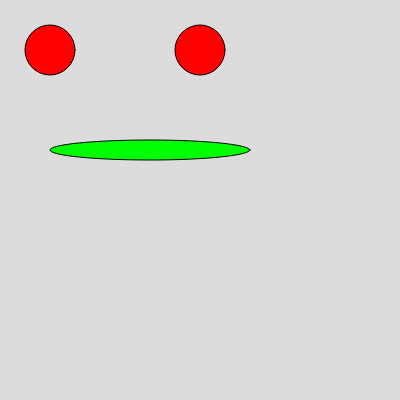
Frame 1 (no input)
Frame 60 (no input): identical to frame 1, image omitted
Frame 120 (the mouse pressed at the canvas centre since frame 60): identical to frame 1, image omitted

The p5.js sketch that drew this single still picture (run headless with seeded random() and noise() and a simulated clock; from frame 60 on, the mouse is pressed at the canvas centre):

// p5.js sketch
// ── sketch.js
function setup() {
  createCanvas(400, 400);
}

function draw() {
  background(220);
 // eyes
  fill(254,0,0)
  circle(50,50,50);
  circle (200,50,50);
 
 // mouth
  fill (0,255,0,255)
  ellipse (150,150,200,20)
}
